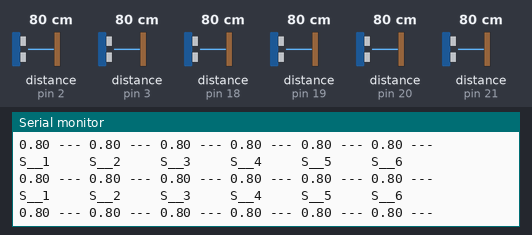
The sketch below on a simulated Arduino Mega 2560, built with avr-gcc and run on an emulated ATmega2560. On the bench: the last lines printed to the serial monitor. Wiring (inferred from the names in the program): 6 × ultrasonic range finder: trigger pin 4, echo pin 3 / trigger pin 5, echo pin 2 / trigger pin 6, echo pin 18 / trigger pin 7, echo pin 19 / trigger pin 8, echo pin 20 / trigger pin 9, echo pin 21. The test bench sets the inputs (shaded band); at power-on: distance to the obstacle (sensors on pin 2, pin 3, pin 18, pin 19, pin 20, pin 21) 80 cm.

Above: at 1.2 s.
1.3 s: distance to the obstacle (sensor on pin 2) set to 2 cm
At 1.59 s:
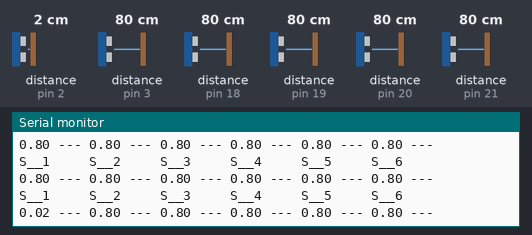
2.8 s: distance to the obstacle (sensor on pin 3) set to 2 cm
At 2.82 s:
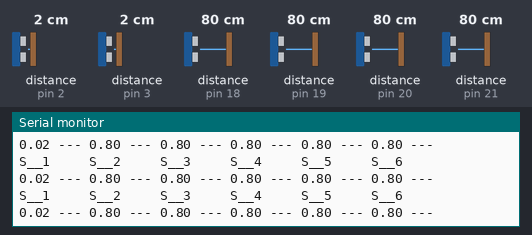
4.3 s: distance to the obstacle (sensor on pin 18) set to 2 cm
At 4.46 s:
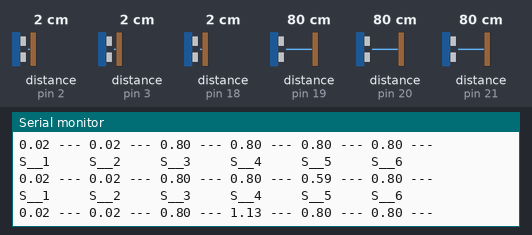
5.8 s: distance to the obstacle (sensor on pin 19) set to 2 cm
At 5.9 s:
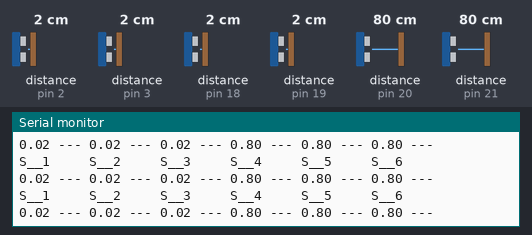
7.3 s: distance to the obstacle (sensor on pin 20) set to 2 cm
At 7.34 s:
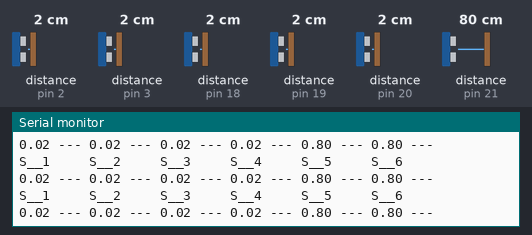
8.8 s: distance to the obstacle (sensor on pin 21) set to 4 cm
At 8.98 s:
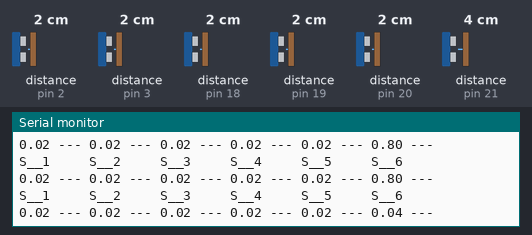
Timing chart, 0 to 11.3 s (numbered marks = the images above; inputs shaded):
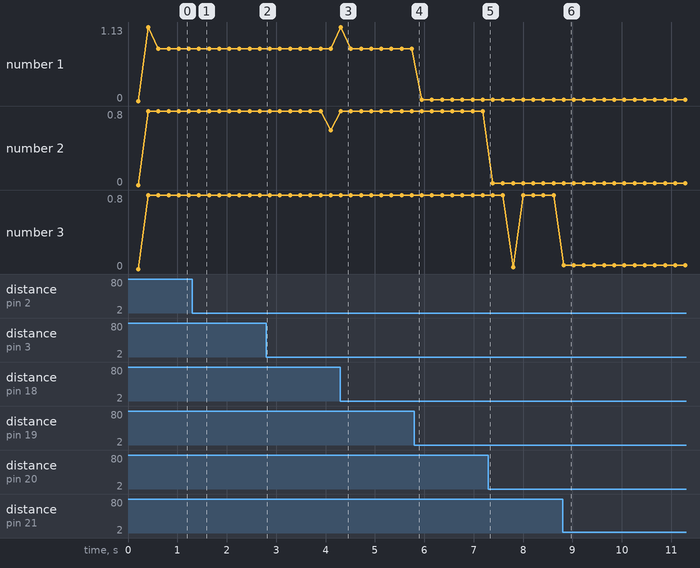

Measured:
- after the input at 1.3 s, the serial monitor: prints a new line after 0.14 s (image 1)
- after the input at 8.8 s, the serial monitor: prints a new line at once (image 6)
- plotted number 3: 0.8 → 0.04 after the input at 8.8 s

The sketch:

6_sensors_just_interruption.ino
```cpp
/****************************************************************
      SENSORS STATEMENTS
****************************************************************/
#define sonarNum 6          // Total number of interrupts
#define pingInterval 40      // How many milliseconds between the measurement of each sensor; keep > 5ms
#define debugInterval 200    // How many milliseconds between each publication ; keep > 200ms
#define soundSpeed 343.0  // Speed of sound in m/s

// Triggers pins
#define triggerPin1 4      // Pin number for the sensor_1 trigger
#define triggerPin2 5      // Pin number for the sensor_2 trigger
#define triggerPin3 6      // Pin number for the sensor_3 trigger
#define triggerPin4 7      // Pin number for the sensor_4 trigger
#define triggerPin5 8      // Pin number for the sensor_5 trigger
#define triggerPin6 9      // Pin number for the sensor_6 trigger
const int triggerPin[6] = {4, 5, 6, 7, 8, 9};

// Interrupts pins in Mega: PIN 2, PIN 3, PIN 18, PIN 19, PIN 20, PIN 21
#define sensorP1 2 // Sensor pin 1 in port 2
#define sensorP2 3
#define sensorP3 18
#define sensorP4 19
#define sensorP5 20
#define sensorP6 21

// Interrupts number in Mega: INT.0, INT.1, INT.2, INT.3, INT.4, INT.5
#define INTSensor1 0
#define INTSensor2 1
#define INTSensor3 2
#define INTSensor4 3
#define INTSensor5 4
#define INTSensor6 5


volatile unsigned long travelTime[sonarNum];  // Place to store traveltime of the pusle
volatile unsigned long startTime[sonarNum];   // Place to store ping times (interrupt)
float distance[sonarNum];                     // Calculated distances in cm
unsigned long lastPollMillis;
unsigned long lastDebugMillis;
unsigned long pingTimer[sonarNum];


/****************************************************************
      SETUP
****************************************************************/
void setup(){

  Serial.begin(115200);
  while (!Serial) {
    ; // Wait for Serial
  }

  setupMultipleSonarIntervals();

  Serial.println("--- Serial monitor started ---");
  pinMode(triggerPin[0], OUTPUT);   // Set individual triggerpin as output
  pinMode(triggerPin[1], OUTPUT);   // Set individual triggerpin as output
  pinMode(triggerPin[2], OUTPUT);   // Set individual triggerpin as output
  pinMode(triggerPin[3], OUTPUT);   // Set individual triggerpin as output
  pinMode(triggerPin[4], OUTPUT);   // Set individual triggerpin as output
  pinMode(triggerPin[5], OUTPUT);   // Set individual triggerpin as output


  // Manage interrupt pins here
  pinMode(sensorP1, INPUT);    // Set interrupt pin 02 (INT0) as INPUT (sensor 1)
  pinMode(sensorP2, INPUT);    // Set interrupt pin 03 (INT1) as INPUT (sensor 2)
  pinMode(sensorP3, INPUT);    // Set interrupt pin 18 (INT2) as INPUT (sensor 3)
  pinMode(sensorP4, INPUT);    // Set interrupt pin 19 (INT3) as INPUT (sensor 4)
  pinMode(sensorP5, INPUT);    // Set interrupt pin 20 (INT4) as INPUT (sensor 5)
  pinMode(sensorP6, INPUT);    // Set interrupt pin 21 (INT5) as INPUT (sensor 6)


  attachInterrupt(digitalPinToInterrupt(sensorP1), call_INT1, CHANGE );   // ISR for INT0
  attachInterrupt(digitalPinToInterrupt(sensorP2), call_INT2, CHANGE );   // ISR for INT1
  attachInterrupt(digitalPinToInterrupt(sensorP3), call_INT3, CHANGE );   // ISR for INT2
  attachInterrupt(digitalPinToInterrupt(sensorP4), call_INT4, CHANGE );   // ISR for INT3
  attachInterrupt(digitalPinToInterrupt(sensorP5), call_INT5, CHANGE );   // ISR for INT4
  attachInterrupt(digitalPinToInterrupt(sensorP6), call_INT6, CHANGE );   // ISR for INT5

  lastPollMillis = millis();
  lastDebugMillis = millis();
}


/****************************************************************
      LOOP
****************************************************************/
void loop()
{

  // Ping times are managed here
  for (uint8_t i = 0; i < sonarNum; i++){
    if (millis() >= pingTimer[i]){
      pingTimer[i] +=  pingInterval * sonarNum;

      digitalWrite(triggerPin[i], HIGH);    // HIGH pulse for at least 10µs
      delayMicroseconds(10);
      digitalWrite(triggerPin[i], LOW);     // Set LOW again
    }
  }

  // Here is where the data is to be processed or published out
  if (millis() - lastDebugMillis >= debugInterval)
  {
    noInterrupts(); // Pause interrupts

    doMeasurements(); // Retrieve measurements

    Serial.println();
    Serial.println("S__1     S__2     S__3     S__4     S__5     S__6    ");
    for (int i = 0; i < sonarNum; i++) //sonarNum; i++)
    {
      Serial.print(distance[i]);
      Serial.print(" --- ");
    }

    interrupts(); // Enable interrupts

    Serial.println();
    lastDebugMillis = millis();
  }
}

/****************************************************************
      Retrieve measurement and set next trigger
****************************************************************/
void doMeasurements()
{
  // First read will be 0 (no distance  calculated yet)

  // Calculates the speed of all sensors
  for (int i = 0; i < sonarNum; i++)
  {
    distance[i] = travelTime[i] / 2.0 * (float)soundSpeed / (1000000.0);   // in meters
  }
}


/****************************************************************
      INTERRUPT handling
****************************************************************/
// The PIN register is used to read the digital value of the pin.
// INTerrupt number 0 (pin 2 on Mega)

void call_INT1()
{
  byte pinRead;
  // pinRead = digitalRead(sensorP1);    // Slower ; Read pin 2
  pinRead = PINE & B00010000;        // Faster ; Read pin 2/PE4
  interruptHandler(pinRead, INTSensor1);
}


// INTerrupt number 1 (pin 3 on Mega)
void call_INT2()
{
  byte pinRead;
  // pinRead = digitalRead(sensorP2);    // Slower ; Read pin 3
  pinRead = PINE & B00100000;    // Faster ; Read pin 3/PE5
  interruptHandler(pinRead, INTSensor2);
}


// INTerrupt number 2 (pin 18 on Mega)
void call_INT3()
{
  byte pinRead;
  // pinRead = digitalRead(sensorP3);    // Slower ; Read pin 18
  pinRead = PIND & B00001000;    // Faster ; Read pin 18/PD3
  interruptHandler(pinRead, INTSensor3);
}


// INTerrupt number 3 (pin 19 on Mega)
void call_INT4()
{
  byte pinRead;
  // pinRead = digitalRead(sensorP4);    // Slower ; Read pin 19
  pinRead = PIND & B00000100;    // Faster ; Read pin 19/PD2
  interruptHandler(pinRead, INTSensor4);
}


// INTerrupt number 4 (pin 20 on Mega)
void call_INT5()
{
  byte pinRead;
  // pinRead = digitalRead(sensorP5);      // Slower ; Read pin 20
  pinRead = PIND & B00000010;  // Faster ; Read pin 20/PD1
  interruptHandler(pinRead, INTSensor5);
}


// INTerrupt number 5 (pin 21 on Mega)
void call_INT6()
{
  byte pinRead;
  // pinRead = digitalRead(sensorP6);      // Slower ; Read pin 21
  pinRead = PIND & B00000001;  // Faster ; Read pin 21/PD0
  interruptHandler(pinRead, INTSensor6);
}


// Common function for interrupts
void interruptHandler(bool pinState, int nIRQ)
{
  unsigned long currentTime = micros();  // Get current time (in µs)
  if (pinState)
  {
    // If pin state has changed to HIGH -> remember start time (in µs)
    startTime[nIRQ] = currentTime;
  }
  else
  {
    // If pin state has changed to LOW -> calculate time passed (in µs)
    travelTime[nIRQ] = currentTime - startTime[nIRQ];
  }
}


/****************************************************************
      Auxiliaries functions
****************************************************************/
void setupMultipleSonarIntervals() {
  pingTimer[0] = millis() + 75; // First ping start in ms.
  for (uint8_t i = 1; i < sonarNum; i++)
  pingTimer[i] = pingTimer[i - 1] + pingInterval;
}


// END
```
